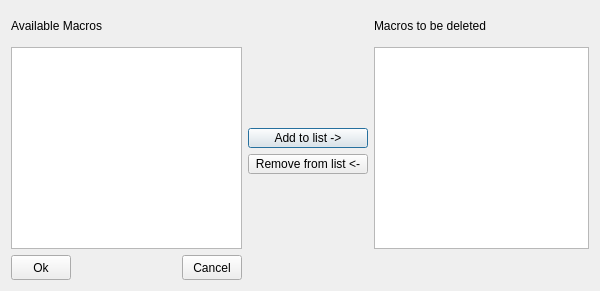
<?xml version="1.0" encoding="UTF-8"?>
<ui version="4.0">
 <class>DeleteMacro</class>
 <widget class="QDialog" name="DeleteMacro">
  <property name="geometry">
   <rect>
    <x>0</x>
    <y>0</y>
    <width>600</width>
    <height>291</height>
   </rect>
  </property>
  <property name="minimumSize">
   <size>
    <width>300</width>
    <height>200</height>
   </size>
  </property>
  <property name="maximumSize">
   <size>
    <width>600</width>
    <height>400</height>
   </size>
  </property>
  <property name="baseSize">
   <size>
    <width>300</width>
    <height>100</height>
   </size>
  </property>
  <property name="windowTitle">
   <string>Delete Macro</string>
  </property>
  <layout class="QGridLayout" name="gridLayout">
   <item row="0" column="0" colspan="2">
    <widget class="QLabel" name="MLabel">
     <property name="minimumSize">
      <size>
       <width>80</width>
       <height>30</height>
      </size>
     </property>
     <property name="text">
      <string>Available Macros</string>
     </property>
     <property name="textFormat">
      <enum>Qt::PlainText</enum>
     </property>
     <property name="wordWrap">
      <bool>false</bool>
     </property>
    </widget>
   </item>
   <item row="0" column="3">
    <spacer name="horizontalSpacer_2">
     <property name="orientation">
      <enum>Qt::Horizontal</enum>
     </property>
     <property name="sizeHint" stdset="0">
      <size>
       <width>117</width>
       <height>20</height>
      </size>
     </property>
    </spacer>
   </item>
   <item row="0" column="4">
    <widget class="QLabel" name="DMacros">
     <property name="minimumSize">
      <size>
       <width>80</width>
       <height>25</height>
      </size>
     </property>
     <property name="text">
      <string>Macros to be deleted</string>
     </property>
     <property name="wordWrap">
      <bool>false</bool>
     </property>
    </widget>
   </item>
   <item row="1" column="0" rowspan="4" colspan="3">
    <widget class="QListView" name="MacroBox">
     <property name="sizePolicy">
      <sizepolicy hsizetype="Preferred" vsizetype="Preferred">
       <horstretch>0</horstretch>
       <verstretch>0</verstretch>
      </sizepolicy>
     </property>
     <property name="baseSize">
      <size>
       <width>130</width>
       <height>100</height>
      </size>
     </property>
    </widget>
   </item>
   <item row="1" column="3">
    <spacer name="verticalSpacer">
     <property name="orientation">
      <enum>Qt::Vertical</enum>
     </property>
     <property name="sizeHint" stdset="0">
      <size>
       <width>20</width>
       <height>70</height>
      </size>
     </property>
    </spacer>
   </item>
   <item row="1" column="4" rowspan="4">
    <widget class="QListView" name="Macrostodelete">
     <property name="sizePolicy">
      <sizepolicy hsizetype="Preferred" vsizetype="Preferred">
       <horstretch>0</horstretch>
       <verstretch>0</verstretch>
      </sizepolicy>
     </property>
    </widget>
   </item>
   <item row="2" column="3">
    <widget class="QPushButton" name="Add">
     <property name="sizePolicy">
      <sizepolicy hsizetype="Preferred" vsizetype="Preferred">
       <horstretch>0</horstretch>
       <verstretch>0</verstretch>
      </sizepolicy>
     </property>
     <property name="minimumSize">
      <size>
       <width>100</width>
       <height>15</height>
      </size>
     </property>
     <property name="maximumSize">
      <size>
       <width>16777215</width>
       <height>20</height>
      </size>
     </property>
     <property name="text">
      <string>Add to list -&gt;</string>
     </property>
    </widget>
   </item>
   <item row="3" column="3">
    <widget class="QPushButton" name="Remove">
     <property name="sizePolicy">
      <sizepolicy hsizetype="Preferred" vsizetype="Preferred">
       <horstretch>0</horstretch>
       <verstretch>0</verstretch>
      </sizepolicy>
     </property>
     <property name="minimumSize">
      <size>
       <width>120</width>
       <height>15</height>
      </size>
     </property>
     <property name="maximumSize">
      <size>
       <width>200</width>
       <height>20</height>
      </size>
     </property>
     <property name="text">
      <string>Remove from list &lt;-</string>
     </property>
    </widget>
   </item>
   <item row="4" column="3">
    <spacer name="verticalSpacer_2">
     <property name="orientation">
      <enum>Qt::Vertical</enum>
     </property>
     <property name="sizeHint" stdset="0">
      <size>
       <width>20</width>
       <height>69</height>
      </size>
     </property>
    </spacer>
   </item>
   <item row="5" column="0">
    <widget class="QPushButton" name="Ok">
     <property name="minimumSize">
      <size>
       <width>60</width>
       <height>25</height>
      </size>
     </property>
     <property name="text">
      <string>Ok</string>
     </property>
    </widget>
   </item>
   <item row="5" column="1">
    <spacer>
     <property name="orientation">
      <enum>Qt::Horizontal</enum>
     </property>
     <property name="sizeType">
      <enum>QSizePolicy::Expanding</enum>
     </property>
     <property name="sizeHint" stdset="0">
      <size>
       <width>140</width>
       <height>20</height>
      </size>
     </property>
    </spacer>
   </item>
   <item row="5" column="2">
    <widget class="QPushButton" name="Cancel">
     <property name="minimumSize">
      <size>
       <width>60</width>
       <height>25</height>
      </size>
     </property>
     <property name="text">
      <string>Cancel</string>
     </property>
    </widget>
   </item>
   <item row="5" column="3">
    <spacer name="horizontalSpacer_3">
     <property name="orientation">
      <enum>Qt::Horizontal</enum>
     </property>
     <property name="sizeHint" stdset="0">
      <size>
       <width>117</width>
       <height>20</height>
      </size>
     </property>
    </spacer>
   </item>
   <item row="5" column="4">
    <spacer name="horizontalSpacer">
     <property name="orientation">
      <enum>Qt::Horizontal</enum>
     </property>
     <property name="sizeHint" stdset="0">
      <size>
       <width>208</width>
       <height>20</height>
      </size>
     </property>
    </spacer>
   </item>
  </layout>
 </widget>
 <layoutdefault spacing="6" margin="11"/>
 <pixmapfunction>qPixmapFromMimeSource</pixmapfunction>
 <resources/>
 <connections>
  <connection>
   <sender>Ok</sender>
   <signal>clicked()</signal>
   <receiver>DeleteMacro</receiver>
   <slot>accept()</slot>
   <hints>
    <hint type="sourcelabel">
     <x>20</x>
     <y>20</y>
    </hint>
    <hint type="destinationlabel">
     <x>20</x>
     <y>20</y>
    </hint>
   </hints>
  </connection>
  <connection>
   <sender>Cancel</sender>
   <signal>clicked()</signal>
   <receiver>DeleteMacro</receiver>
   <slot>reject()</slot>
   <hints>
    <hint type="sourcelabel">
     <x>20</x>
     <y>20</y>
    </hint>
    <hint type="destinationlabel">
     <x>20</x>
     <y>20</y>
    </hint>
   </hints>
  </connection>
 </connections>
</ui>
